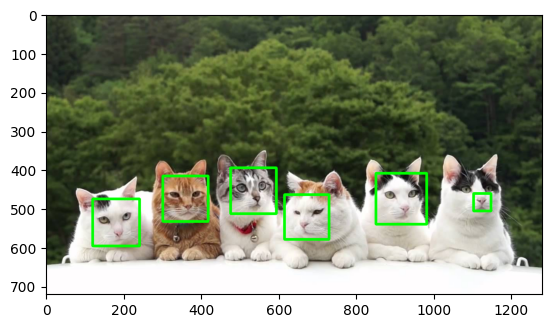

Write the Python code that produced this figure.
# -*- coding: utf-8 -*-
"""30_11_23_task_5_cats.ipynb

Automatically generated by Colaboratory.

Original file is located at
    https://colab.research.google.com/drive/1PZipPap8_5ovFCNnQMHR2knMfWet7D4z
"""

import cv2
import matplotlib
#matplotlib.use("TkAgg")
from matplotlib import pyplot as plt

img = cv2.imread("cats.jpg")

img_gray = cv2.cvtColor(img, cv2.COLOR_BGR2GRAY)
img_color = cv2.cvtColor(img, cv2.COLOR_BGR2RGB)

xml_data = cv2.CascadeClassifier("haarcascade_frontalcatface.xml")
detecting = xml_data.detectMultiScale(img_gray, minSize=(30, 30))
detect = len(detecting)
if detect != 0:
    for (a, b, widht, height) in detecting:
        cv2.rectangle(img_color, (a, b), (a+height, b+widht), (0, 255, 0), 5)
plt.subplot()
plt.imshow(img_color)
plt.show()
